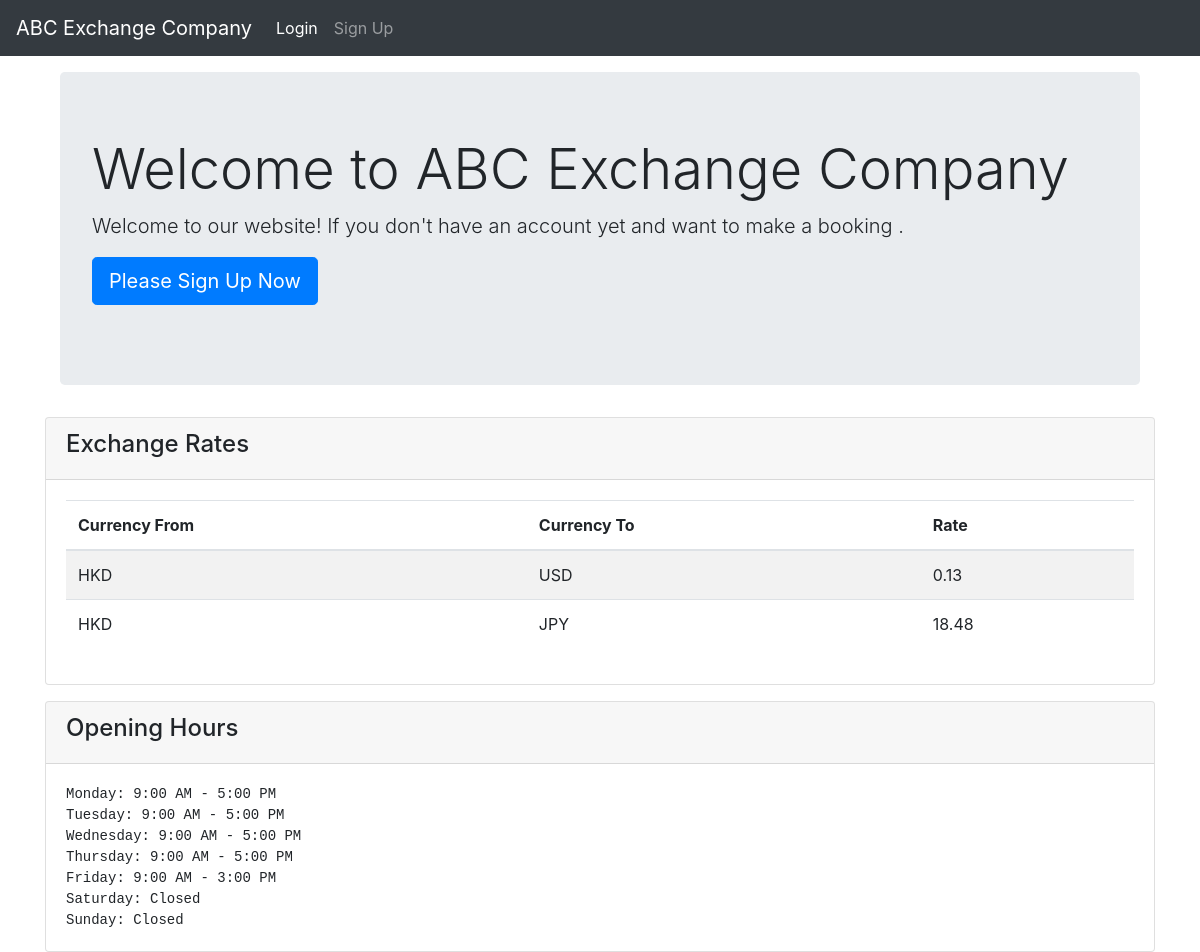
The page / on the database its author committed.
### tables this page shows
CREATE TABLE exchange_rates (
    id INTEGER PRIMARY KEY AUTOINCREMENT,
    currency_from TEXT,
    currency_to TEXT,
    exchange_rate REAL
);

CREATE TABLE settings (
    id INTEGER PRIMARY KEY AUTOINCREMENT,
    office_hours TEXT,
    maintenance_mode INTEGER,
    cutoff_time TEXT,
    updated_at TIMESTAMP DEFAULT CURRENT_TIMESTAMP
);

### index.php (the view)
<?php
include 'header.php';
$db = new SQLite3('database.db');
$query = "SELECT * FROM exchange_rates";
$result = $db->query($query);
$query = "SELECT office_hours FROM settings WHERE id = '1'";
$office_hours_result = $db->query($query);
$office_hours = $office_hours_result->fetchArray(SQLITE3_ASSOC)['office_hours'];
?>
<div class="container">
<div class="container">
    <div class="jumbotron mt-3">
        <h1 class="display-4">Welcome to ABC Exchange Company</h1>
        <p class="lead">Welcome to our website! If you don't have an account yet and want to make a booking .</p>
        <p > <a href="signup.php" class="btn btn-primary btn-lg">Please Sign Up Now</a></p>
    </div>
</div>
<div class="row mt-3">
    <div class="col-md-12">
        <div class="card">
            <div class="card-header">
            <h4> Exchange Rates</h4>
            </div>
            <div class="card-body">
            <table class="table table-striped">
                <thead>
                    <tr>
                        <th>Currency From</th>
                        <th>Currency To</th>
                        <th>Rate</th>
                    </tr>
                </thead>
                <tbody>
                    <?php
                    while ($row = $result->fetchArray(SQLITE3_ASSOC)) {
                        echo '<tr>
                            <td>' . htmlspecialchars($row['currency_from']) . '</td>
                            <td>' . htmlspecialchars($row['currency_to']) . '</td>
                            <td>' . htmlspecialchars($row['exchange_rate']) . '</td>
                        </tr>';
                    }
                    ?>
                </tbody>
            </table>
        </div>
    </div>
    <div class="row mt-3">
    <div class="col-md-12">
        <div class="card">
            <div class="card-header">
                <h4>Opening Hours</h4>
            </div>
            <div class="card-body">
                <pre class="card-text"><?php echo htmlspecialchars($office_hours); ?></pre>
            </div>
        </div>
    </div>
</div>
</div>
<?php
include 'footer.php';
?>

### rows shown on the page
exchange_rates: currency_from "HKD", currency_to "USD", exchange_rate "0.13"
exchange_rates: currency_from "HKD", currency_to "JPY", exchange_rate "18.48"
settings: office_hours "Monday: 9:00 AM - 5:00 PM Tuesday: 9:00 AM - 5:00 PM Wednesday: 9:00 AM - 5:00 PM Thursday: 9:00 AM - 5:00 PM Friday: 9:00 AM - 3:00 PM Saturday: Closed Sunday: Closed"
